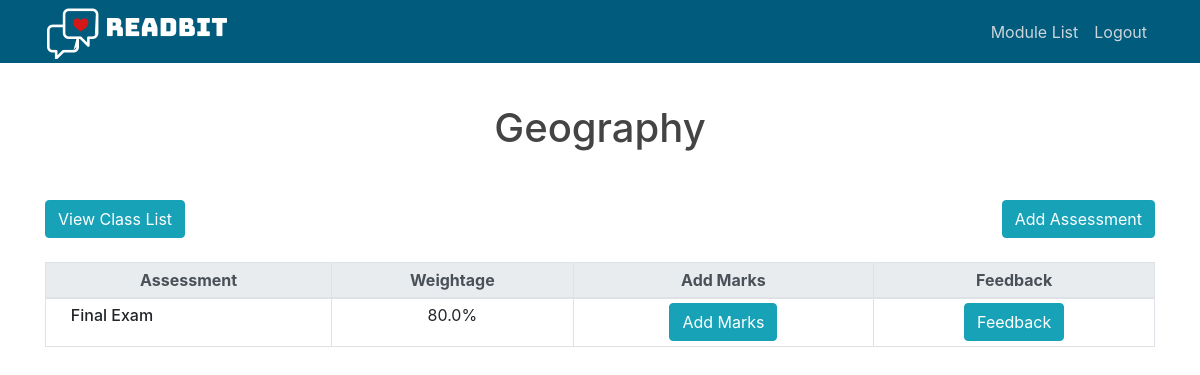
The page /manage_module?mod_id=2 (signed in) on the database its author committed.
### readbit/models.py (models this page shows, shortened)
class Module(db.Model):
    __tablename__ = 'module'
    id = db.Column(db.Integer, primary_key=True)
    mod_name = db.Column(db.String(100), unique=True, nullable=False)
    class_list = db.relationship('ModuleClass', backref='module', lazy=True)
    comp_list = db.relationship('MainComp', backref='module', lazy=True)

class Component(db.Model):
    __tablename__ = 'component'
    id = db.Column(db.Integer, primary_key=True)
    name = db.Column(db.String(100), nullable=False)
    weightage = db.Column(db.Float, nullable=False)
    type = db.Column(db.String(10), nullable=False, default='main')
    feedback_list = db.relationship('Feedback', backref='component', lazy=True)
    __mapper_args__ = {
        'polymorphic_on': type,
        'polymorphic_identity': 'component'
    }

class SubComp(Component):
    main_comp_id = db.Column(db.Integer, db.ForeignKey(MainComp.id), nullable=True)
    __mapper_args__ = {
        'polymorphic_identity': 'sub'
    }

### readbit/routes.py (the view)
@app.route('/manage_module')
def manage_module():
    if current_user.type == 'student':
            return redirect(url_for('student_dashboard'))
    if request.args.get('success'):
        flash('Component added successfully.', 'success')
    modid = request.args.get('mod_id')
    module = Module.query.filter_by(id=modid).first()
    return render_template('manage_module.html', title='Manage Module', module=module, components= module.comp_list)

### readbit/models.py (called while the page is built)
@login_manager.user_loader
def load_user(user_id):
    return User.query.get(int(user_id))

### readbit/templates/manage_module.html (shortened to what this page needs)
{% extends "layout.html" %}
{% block content %}
<link rel="stylesheet" type="text/css" href="{{ url_for('static', filename='manage_class.css') }}">
<div class="container pl-0 pr-0">
    <h1 class="text-center m-4" >{{module.mod_name}}</h1>
    <div class = "mt-5" id="manage_module_row2">
        <a href="{{ url_for('manage_class', mod_id=module.id) }}" class="btn btn-info">View Class List</a>
        <a id="add_student_btn" href="{{url_for('add_component', mod_id=module.id)}}" class="btn btn-info">Add Assessment</a>
    </div>
</div>
<table id="class_list_table" class="table table-bordered table-sm mt-1 ml-0 mt-4" width="100%">
    <thead class="thead-light">
    <tr class="text-center">
        <th class="th-sm">Assessment</th>
        <th class="th-sm">Weightage</th>
        <th class="th-sm">Add Marks</th>
        <th class="th-sm">Feedback</th>
    </tr>
    </thead>
    <tbody>
    {% for comp in components %}
    <tr class="">
        <td class="manage_module_component">{{ comp.name }}</td>
        <td class="text-center">{{ comp.weightage }}%</td>
        {% if comp.sub_comp_list %}
        <td class="text-center"><button id="add_student_btn" type="button" class="btn btn-secondary"  disabled data-toggle="modal" data-target="#add_assessment_modal">Add Marks</button></td>
        <td class="text-center"><a href="{{ url_for('manage_feedback', mod_id=module.id, comp_id=comp.id) }}" class="btn btn-info">Feedback</a></td>
        {% for sub in comp.sub_comp_list %}
    <tr>
        <td class="manage_module_subcomponent"><img class="responsive" src="{{url_for('static', filename='egg.png')}}" alt="-->" width=16/>  {{ sub.name }}</td>
        <td class="text-center">{{ sub.weightage }}%</td>
        <td class="text-center"><a href="{{ url_for('add_marks', mod_id=module.id, comp_id=sub.id) }}" id="add_student_btn" class="btn btn-info" >Add Marks</a></td>
        <td class="text-center"><a href="{{ url_for('manage_feedback', mod_id=module.id, comp_id=sub.id) }}" class="btn btn-info">Feedback</a></td>
    </tr>
    {% endfor %}
    {% else %}
    <td class="text-center"><a href="{{ url_for('add_marks', mod_id=module.id, comp_id=comp.id) }}" id="add_student_btn" class="btn btn-info" >Add Marks</a></td>
    <td class="text-center"><a href="{{ url_for('manage_feedback', mod_id=module.id, comp_id=comp.id) }}" class="btn btn-info">Feedback</a></td>
    {% endif %}
    </tr>
    {% endfor %}
    </tbody>
</table>
{% endblock content %}

### readbit/static/main.css (style rules this page uses)
body { background: #ffffff; color: #333333; margin-top: 5rem; }
h1, h2, h3, h4, h5, h6 { color: #444444; }

### readbit/static/manage_class.css (style rules this page uses)
table { margin-top:50px; margin-left: 100px; margin-right: 100px; }
#manage_module_row2 { display: flex; justify-content: space-between; }
.manage_module_component { text-indent: 20px; font-weight: 500; }

### rows shown on the page
Module: mod_name "Geography"
SubComp: name "Final Exam", weightage "80.0"
